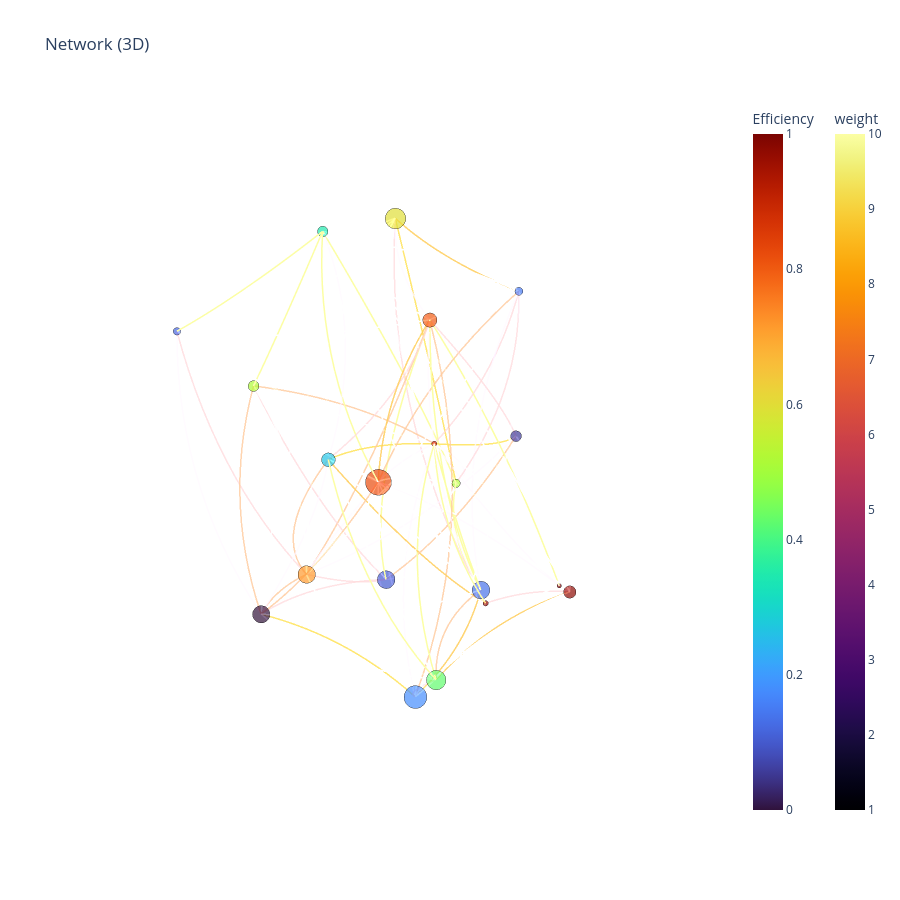

The notebook cell this image was saved under:
### Code cell
%matplotlib inline

import numpy as np
import networkx as nx
import sys
from pathlib import Path
sys.path.append(str(Path("..") / "src"))
from complex_NX import NX_style   # 或者 from complex_NX import NX_3d_style as NX_style

# 固定随机种子，结果可复现
rng = np.random.RandomState(42)

# -------- 1. 构建图：20 个节点 --------
G = nx.Graph()

for i in range(20):
    G.add_node(
        i,
        Popularity=float(rng.uniform(0, 100)),   # 节点大小用
        Efficiency=float(rng.uniform(0, 100)),   # 节点颜色用
    )

# -------- 2. 加边：目标 ~100 条 --------
nodes = list(G.nodes())
possible_edges = [(u, v) for i, u in enumerate(nodes) for v in nodes[i+1:]]

# 从所有可能边里随机抽 100 条
n_edges = 100
chosen_idx = rng.choice(len(possible_edges), size=n_edges, replace=False)

for idx in chosen_idx:
    u, v = possible_edges[idx]
    w = int(rng.randint(1, 11))  # 权重 1~10
    G.add_edge(
        u,
        v,
        weight=w,
        similarity=float(rng.uniform(0, 1)),  # 再加一个随便的边属性，方便以后玩
    )

print(G.number_of_nodes(), "nodes,", G.number_of_edges(), "edges")

# -------- 3. 用 NX_style 画 3D 图 --------
NX_style(
    G,
    mode="3d",
    edge_shape='arc',
    node_size="Popularity",
    node_color="Efficiency",
    node_style="turbo",
    edge_color_attr="weight",   # 用 weight 上色
    edge_style="inferno",
    weak_weights=[],        # 把权重 1、2 当 weak edge
    weak_max_per_node=[],   # 每个点最多保留 2 条该权重的弱边
    simple=False,
    hide_isolates=False,
    hover_attrs="all",
    height=900,
    width=900,
    output_html=None,           # 如果想存成 html 就写文件名，比如 "test_3d.html"
    show=True,
)
